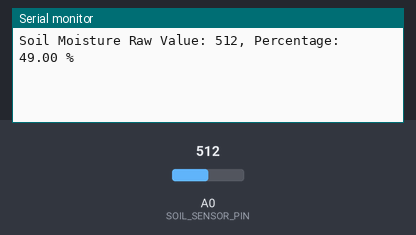
Simulated run of this sketch. Board: ESP8266 (NodeMCU). Parts: the last lines printed to the serial monitor. Inputs (shaded band) come from the test bench; at power-on: A0 (SOIL_SENSOR_PIN) = 512. WiFi joins after 1.5 s; servers stay silent unless stated.

Above: at 3.0 s.
3.1 s: A0 (SOIL_SENSOR_PIN) set to 716
At 4.2 s:
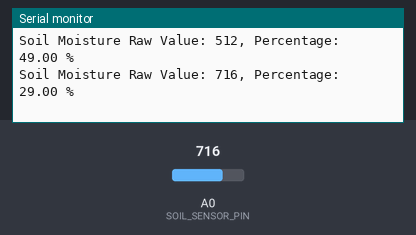
4.6 s: A0 (SOIL_SENSOR_PIN) set to 900
At 5.6 s:
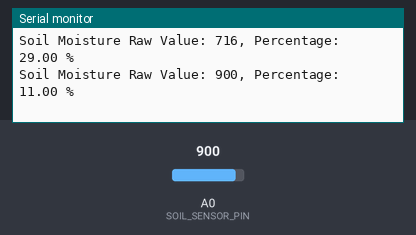
Timing chart, 0 to 7.6 s (numbered marks = the images above; inputs shaded):
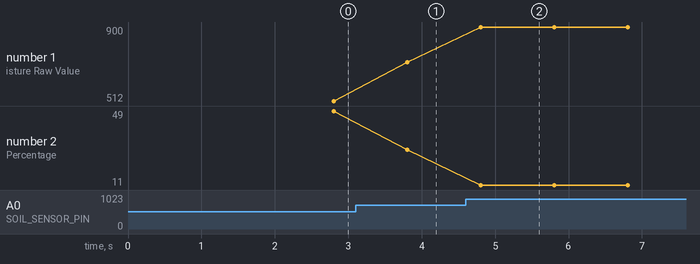

Measured:
- after the input at 3.1 s, the serial monitor: prints a new line after 0.70 s (image 1)
- after the input at 4.6 s, the serial monitor: prints a new line after 0.20 s (image 2)
- plotted number 1: 512 → 716 after the input at 3.1 s, 716 → 900 after the input at 4.6 s
- plotted number 2: 49 → 29 after the input at 3.1 s, 29 → 11 after the input at 4.6 s

The sketch:

kelembabantanah_blynk.ino
```cpp
#define BLYNK_TEMPLATE_ID "TMPL6nf0mx1q5"
#define BLYNK_TEMPLATE_NAME "Kelembaban Tanah"
#define BLYNK_AUTH_TOKEN "_vh6VrlWud2R7jE4NziePJinO3o5XEz1"

#include <ESP8266WiFi.h>
#include <BlynkSimpleEsp8266.h>

// Ganti dengan kredensial Wi-Fi Anda
char ssid[] = "P1";
char pass[] = "69696969";

// Token autentikasi Blynk
char auth[] = BLYNK_AUTH_TOKEN;

// Pin sensor kelembaban tanah
#define SOIL_SENSOR_PIN A0 // Pin analog untuk sensor kelembaban tanah

// Timer untuk pengiriman data ke Blynk
BlynkTimer timer;

void sendSoilMoistureData() {
  int sensorValue = analogRead(SOIL_SENSOR_PIN); // Membaca data dari sensor kelembaban tanah
  float percentage = map(sensorValue, 1023, 0, 0, 100); // Konversi nilai ke persentase (0-100%)

  // Pastikan nilai berada di rentang 0-100
  percentage = constrain(percentage, 0, 100);

  Serial.print("Soil Moisture Raw Value: ");
  Serial.print(sensorValue);
  Serial.print(", Percentage: ");
  Serial.print(percentage);
  Serial.println(" %");

  // Kirim data ke Blynk
  Blynk.virtualWrite(V0, sensorValue); // Kirim nilai mentah ke Virtual Pin V0
  Blynk.virtualWrite(V1, percentage); // Kirim kelembaban dalam persen ke Virtual Pin V1
}

void setup() {
  // Inisialisasi Serial Monitor
  Serial.begin(9600);

  // Hubungkan ke Blynk
  Blynk.begin(auth, ssid, pass);

  // Set timer untuk mengirim data setiap 1 detik
  timer.setInterval(1000L, sendSoilMoistureData);
}

void loop() {
  Blynk.run();
  timer.run();
}
```
